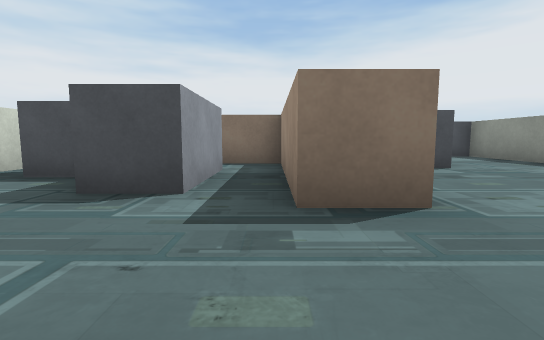
[1] (above)

19 first-person views from a walk through a Unity game level. The camera is 0.51 m above the floor, tilts 6° down and sees 85° across. The floor is counted in squares, 1 m on a side. Each view is taken from the middle of a square. On the plan, view 1 faces up. The plan holds only what a view shows up to about 9 squares ahead; the rest is blank. The place goes on beyond the plan. Some surface patterns are stand-ins.

[2]
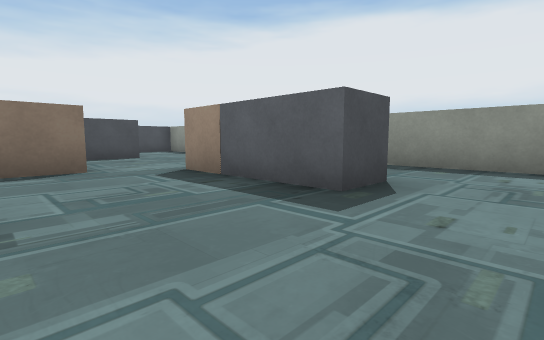

[3]
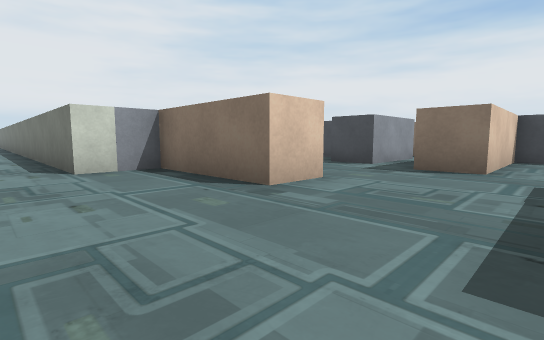

[4]
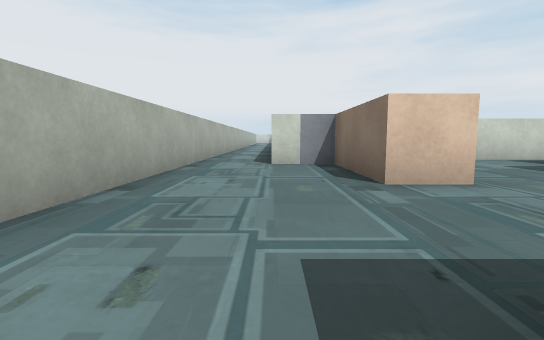

[5]
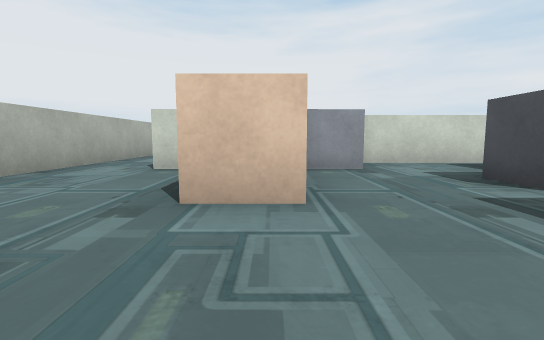

[6]
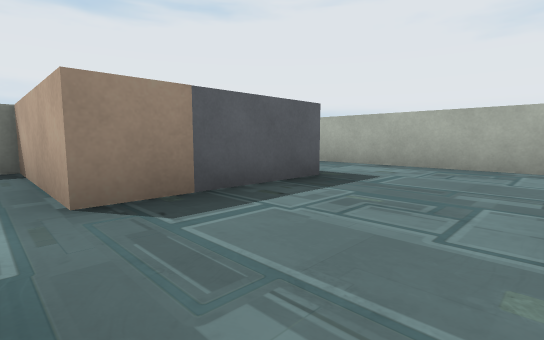

[7]
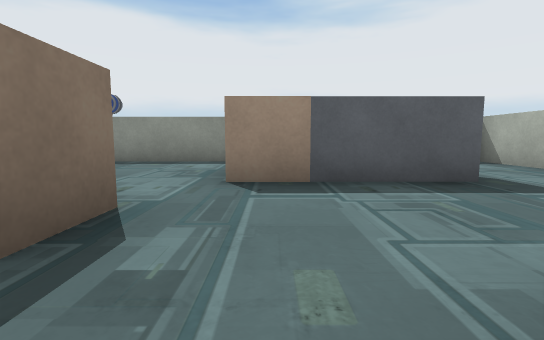

[8]
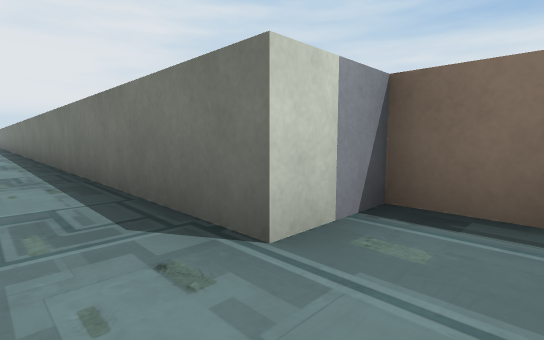

[9]
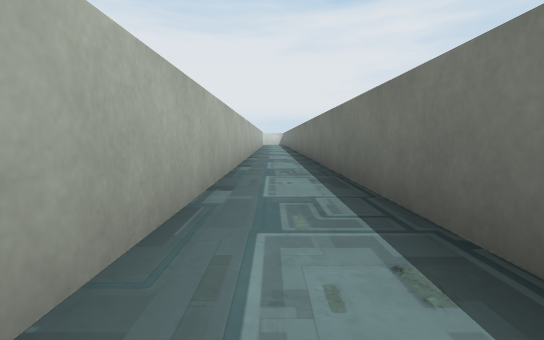

[10]
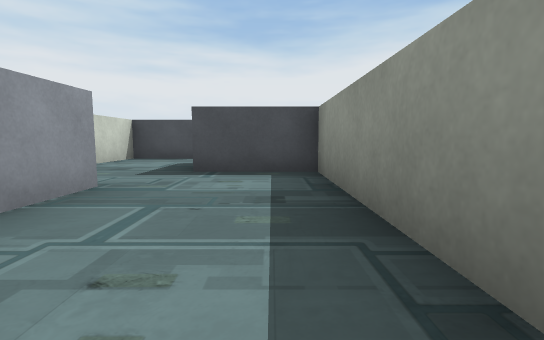

[11]
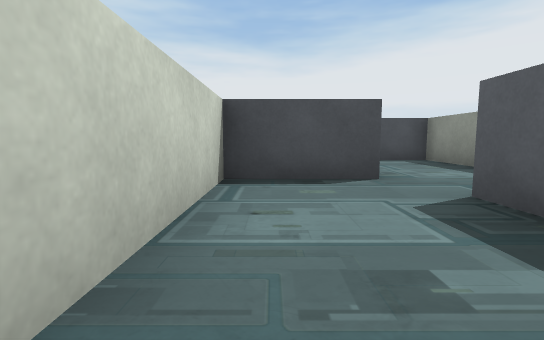

[12]
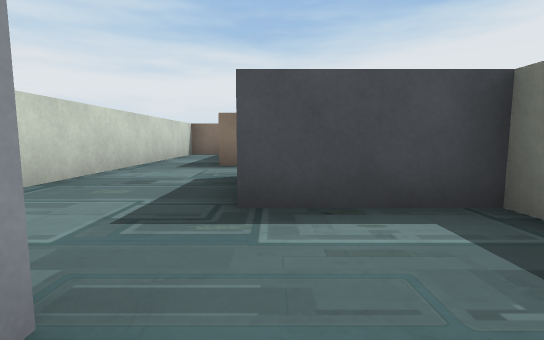

[13]
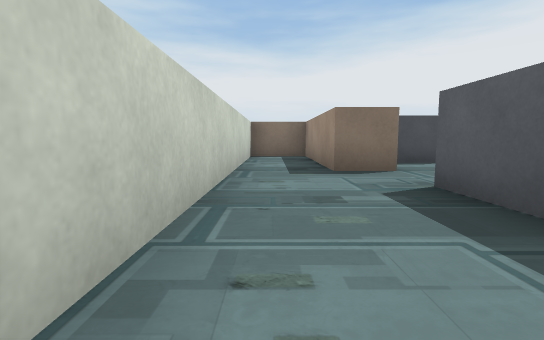

[14]
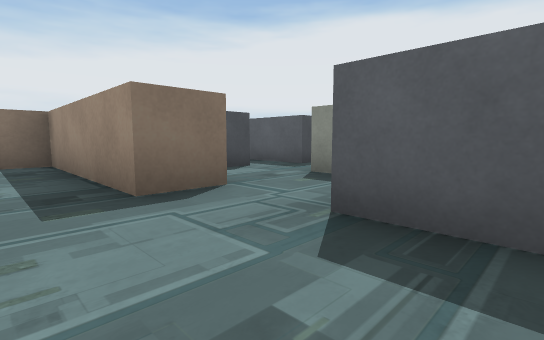

[15]
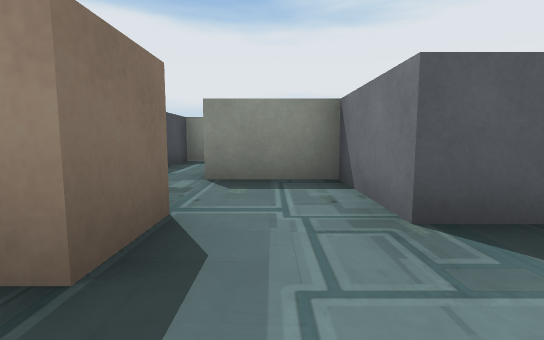

[16]
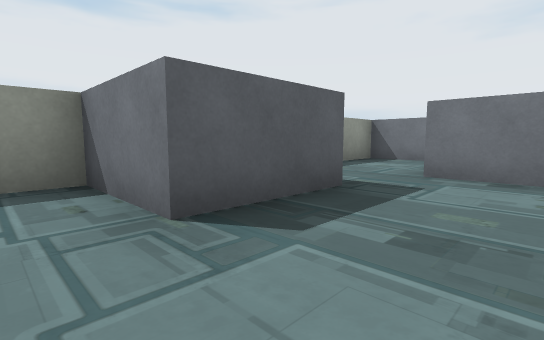

[17]
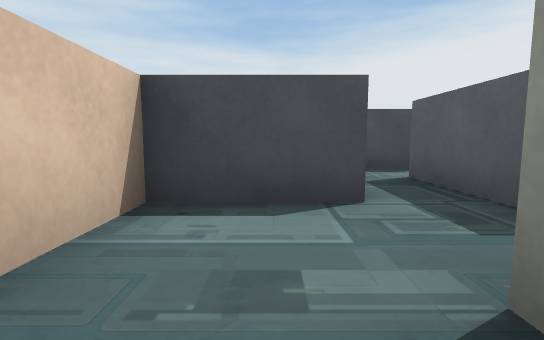

[18]
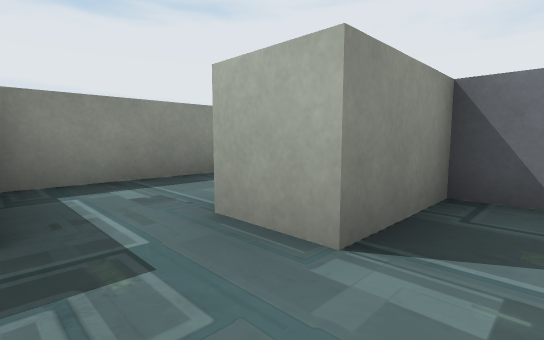

[19]
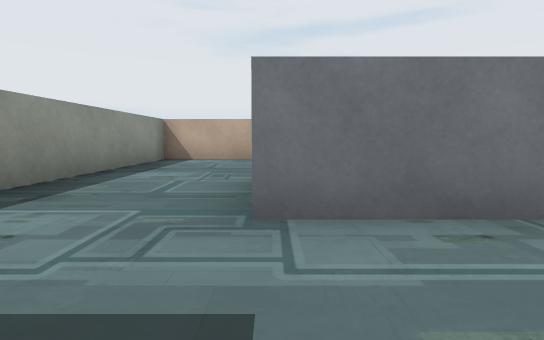

### Floor plan
Ten units are one square. View 1 is at (0, 0); x grows to the right and y downward. Boxes are objects, and circles mark ways between rooms. Rooms are numbered by the first view taken in them; rooms with no view inside come last. Other rooms are left out.
<svg viewBox="-166 -240 259 282">
<path fill="none" stroke="#000" d="M-30 14 -30 20 -160 20M-3 -4 -3 7 -31 7M12 -22 2 -22 2 -62 -14 -62M25 -5 25 -15 35 -15M-42 -51 -42 -19M57 29 57 4M-161 37 58 37M14 -118 14 -86M57 -105 57 -152M12 -52 12 -22M57 -171 57 -188M40 -187 30 -187 30 -227 14 -227 14 -146M35 -15 57 -15 57 -86M88 -174 88 -200M57 -188 68 -188M40 -204 40 -190"/>
<rect x="-35" y="-55" width="10" height="20" fill="#bbb"><title>block</title></rect>
<rect x="-25" y="-55" width="20" height="30" fill="#bbb"><title>block</title></rect>
<rect x="25" y="-5" width="10" height="20" fill="#bbb"><title>block</title></rect>
<rect x="15" y="-75" width="20" height="30" fill="#bbb"><title>block</title></rect>
<rect x="15" y="-135" width="20" height="20" fill="#bbb"><title>block</title></rect>
<rect x="35" y="-105" width="20" height="20" fill="#bbb"><title>block</title></rect>
<rect x="35" y="-175" width="20" height="30" fill="#bbb"><title>block</title></rect>
<rect x="45" y="-215" width="10" height="10" fill="#bbb"><title>block</title></rect>
<rect x="55" y="-235" width="10" height="10" fill="#bbb"><title>block</title></rect>
<rect x="65" y="-225" width="20" height="30" fill="#bbb"><title>block</title></rect>
<rect x="75" y="-235" width="10" height="10" fill="#bbb"><title>block</title></rect>
<circle cx="25" cy="-20" r="3" fill="#2a7"/>
<circle cx="50" cy="-190" r="3" fill="#2a7"/>
<text x="-20" y="10">1</text>
<text x="30" y="-110">2</text>
<text x="80" y="-160">3</text>
</svg>
Room 1 opens to room 2. Room 2 opens to room 3.

Where each view was taken, in squares from view 1:
view 1: 0 up, 0 right, facing up
view 2: 3 down, 0 right, facing up-right
view 3: 3 down, 2 right, facing up-left
view 4: 2 down, 3 right, facing left
view 5: 0 up, 2 right, facing left
view 6: 2 up, 0 right, facing down-right
view 7: 1 up, 1 left, facing right
view 8: 3 down, 2 left, facing up-left
view 9: 3 down, 7 left, facing left
view 10: 4 up, 5 right, facing up
view 11: 8 up, 2 right, facing up
view 12: 13 up, 4 right, facing up
view 13: 14 up, 2 right, facing up
view 14: 16 up, 2 right, facing up-right
view 15: 18 up, 2 right, facing right
view 16: 18 up, 2 right, facing down-right
view 17: 18 up, 5 right, facing up
view 18: 20 up, 5 right, facing down-right
view 19: 9 up, 3 right, facing down
